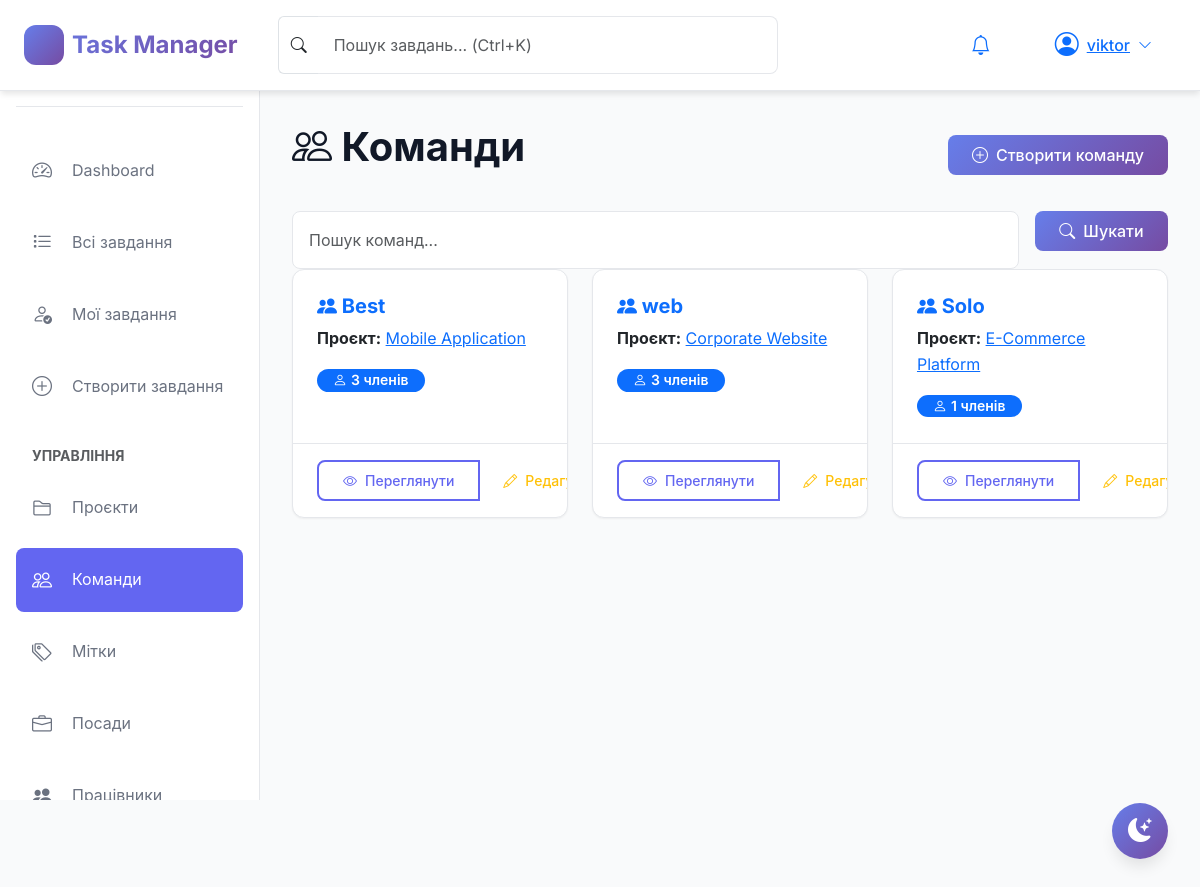
Screenshot of /teams/ (signed in) with the database file from the repository.
### tasks/models.py (models this page shows, shortened)
class Worker(AbstractUser):
    position = models.ForeignKey(
        Position,
        on_delete=models.SET_NULL,
        null=True,
        related_name='workers',
        verbose_name='Посада'
    )
    email = models.EmailField(
        unique=True,
        validators=[EmailValidator()],
        verbose_name='Email'
    )
    first_name = models.CharField(max_length=150, verbose_name='Ім\'я')
    last_name = models.CharField(max_length=150, verbose_name='Прізвище')
    class Meta:
        verbose_name = 'Працівник'
        verbose_name_plural = 'Працівники'
    def get_unread_notifications_count(self):
        return self.notifications.filter(is_read=False).count()
    def get_unread_notifications(self):
        return self.notifications.filter(is_read=False).order_by('-created_at')

class Team(models.Model):
    name = models.CharField(max_length=200, verbose_name='Назва команди')
    members = models.ManyToManyField(
        Worker,
        related_name='teams',
        verbose_name='Члени команди'
    )
    project = models.ForeignKey(
        Project,
        on_delete=models.CASCADE,
        related_name='teams',
        null=True,
        blank=True,
        verbose_name='Проєкт'
    )
    class Meta:
        verbose_name = 'Команда'
        verbose_name_plural = 'Команди'

class Project(models.Model):
    name = models.CharField(max_length=200, verbose_name='Назва проєкту')
    description = models.TextField(blank=True, verbose_name='Опис')
    created_at = models.DateTimeField(
        auto_now_add=True, verbose_name='Дата створення'
    )
    class Meta:
        verbose_name = 'Проєкт'
        verbose_name_plural = 'Проєкти'

### tasks/views.py (the view)
# urls.py: path('teams/', views.TeamListView.as_view(), name='team_list'),
class TeamListView(LoginRequiredMixin, ListView):
    model = Team
    template_name = 'tasks/team_list.html'
    context_object_name = 'teams'
    paginate_by = 10
    def get_queryset(self):
        queryset = Team.objects.all().select_related(
            'project'
        ).prefetch_related('members')
        search = self.request.GET.get('search', '')
        if search:
            queryset = queryset.filter(name__icontains=search)
        return queryset
    def get_context_data(self, **kwargs):
        context = super().get_context_data(**kwargs)
        context['search'] = self.request.GET.get('search', '')
        return context

### tasks/templates/tasks/team_list.html (shortened to what this page needs)
{% extends 'tasks/base.html' %}
{% block content %}
<div class="d-flex justify-content-between align-items-center mb-4">
    <h1><i class="bi bi-people"></i> Команди</h1>
    <a href="{% url 'team_create' %}" class="btn btn-primary">
        <i class="bi bi-plus-circle"></i> Створити команду
    </a>
</div>
<div class="filter-section">
    <form method="get" class="row g-3">
        <div class="col-md-10">
            <input type="text" name="search" class="form-control" placeholder="Пошук команд..." value="{{ search }}">
        </div>
        <div class="col-md-2">
            <button type="submit" class="btn btn-primary w-100">
                <i class="bi bi-search"></i> Шукати
            </button>
        </div>
    </form>
</div>
{% if teams %}
<div class="row">
    {% for team in teams %}
    <div class="col-md-6 col-lg-4 mb-4">
        <div class="card task-card h-100">
            <div class="card-body">
                <h5 class="card-title">
                    <a href="{% url 'team_detail' team.pk %}" class="text-decoration-none">
                        <i class="bi bi-people-fill"></i> {{ team.name }}
                    </a>
                </h5>
                {% if team.project %}
                <p class="card-text">
                    <strong>Проєкт:</strong>
                    <a href="{% url 'project_detail' team.project.pk %}">{{ team.project.name }}</a>
                </p>
                {% else %}
                <p class="card-text text-muted">Без проєкту</p>
                {% endif %}
                <div class="mt-3">
                    <span class="badge bg-primary">
                        <i class="bi bi-person"></i> {{ team.members.count }} членів
                    </span>
                </div>
            </div>
            <div class="card-footer bg-transparent">
                <div class="btn-group w-100" role="group">
                    <a href="{% url 'team_detail' team.pk %}" class="btn btn-sm btn-outline-primary">
                        <i class="bi bi-eye"></i> Переглянути
                    </a>
                    <a href="{% url 'team_edit' team.pk %}" class="btn btn-sm btn-outline-warning">
                        <i class="bi bi-pencil"></i> Редагувати
                    </a>
                </div>
            </div>
        </div>
    </div>
    {% endfor %}
</div>
{% else %}
<div class="alert alert-info">
    <i class="bi bi-info-circle"></i> Команд не знайдено.
    <a href="{% url 'team_create' %}" class="alert-link">Створити першу команду</a>
</div>
{% endif %}
{% endblock %}

### tasks/templates/tasks/base.html (shortened to what this page needs)
{% load static %}
<!DOCTYPE html>
<html lang="uk">
<head>
    <link href="https://cdn.jsdelivr.net/npm/bootstrap@5.3.2/dist/css/bootstrap.min.css" rel="stylesheet">
    <link rel="stylesheet" href="https://cdn.jsdelivr.net/npm/bootstrap-icons@1.11.1/font/bootstrap-icons.css">
    <link rel="stylesheet" href="{% static 'css/style.css' %}">
</head>
<body>
    {% if user.is_authenticated %}
    <nav class="navbar navbar-expand-lg sticky-top">
        <div class="container-fluid px-4">
            <a class="navbar-brand d-flex align-items-center gap-2" href="{% url 'dashboard' %}">
                <div class="sidebar-logo">
                    <i class="bi bi-check2-circle"></i>
                </div>
                <span class="fw-bold">Task Manager</span>
            </a>
            <div class="d-none d-md-flex flex-grow-1 mx-4">
                <div class="input-group" style="max-width: 500px;">
                    <span class="input-group-text bg-transparent border-end-0">
                        <i class="bi bi-search"></i>
                    </span>
                    <input type="text" class="form-control border-start-0" id="search-input"
                        placeholder="Пошук завдань... (Ctrl+K)">
                </div>
            </div>
            <div class="d-flex align-items-center gap-3">
                <div class="dropdown">
                    <button class="btn btn-link position-relative" data-bs-toggle="dropdown">
                        <i class="bi bi-bell fs-5"></i>
                    </button>
                </div>
                <div class="dropdown">
                    <button class="btn btn-link d-flex align-items-center gap-2" data-bs-toggle="dropdown">
                        <div class="avatar">
                            <i class="bi bi-person-circle fs-4"></i>
                        </div>
                        <span class="d-none d-md-inline">{{ user.get_full_name|default:user.username }}</span>
                        <i class="bi bi-chevron-down small"></i>
                    </button>
                </div>
            </div>
        </div>
    </nav>
    <aside class="sidebar">
        <div class="sidebar-header">
            <div class="sidebar-logo">
            </div>
            <div>
                <h5 class="mb-0">Task Manager</h5>
                <small class="text-muted">Керуйте завданнями</small>
            </div>
        </div>
        <nav class="sidebar-nav">
            <ul class="list-unstyled">
                <li class="sidebar-nav-item">
                    <a href="{% url 'dashboard' %}"
                        class="sidebar-nav-link {% if request.resolver_match.url_name == 'dashboard' %}active{% endif %}">
                        <i class="bi bi-speedometer2"></i>
                        <span>Dashboard</span>
                    </a>
                </li>
                <li class="sidebar-nav-item">
                    <a href="{% url 'task_list' %}"
                        class="sidebar-nav-link {% if request.resolver_match.url_name == 'task_list' %}active{% endif %}">
                        <i class="bi bi-list-task"></i>
                        <span>Всі завдання</span>
                    </a>
                </li>
                <li class="sidebar-nav-item">
                    <a href="{% url 'my_tasks' %}"
                        class="sidebar-nav-link {% if request.resolver_match.url_name == 'my_tasks' %}active{% endif %}">
                        <i class="bi bi-person-check"></i>
                        <span>Мої завдання</span>
                    </a>
                </li>
                <li class="sidebar-nav-item">
                    <a href="{% url 'task_create' %}"
                        class="sidebar-nav-link {% if request.resolver_match.url_name == 'task_create' %}active{% endif %}">
                        <i class="bi bi-plus-circle"></i>
                        <span>Створити завдання</span>
                    </a>
                </li>
                <li class="mt-4 mb-2 px-3">
                    <small class="text-muted text-uppercase fw-bold">Управління</small>
                </li>
                <li class="sidebar-nav-item">
                    <a href="{% url 'project_list' %}"
                        class="sidebar-nav-link {% if 'project' in request.path %}active{% endif %}">
                        <i class="bi bi-folder2"></i>
                        <span>Проєкти</span>
                    </a>
                </li>
                <li class="sidebar-nav-item">
                    <a href="{% url 'team_list' %}"
                        class="sidebar-nav-link {% if 'team' in request.path %}active{% endif %}">
                        <i class="bi bi-people"></i>
                        <span>Команди</span>
                    </a>
                </li>
                <li class="sidebar-nav-item">
                    <a href="{% url 'tag_list' %}"
                        class="sidebar-nav-link {% if 'tag' in request.path %}active{% endif %}">
                        <i class="bi bi-tags"></i>
                        <span>Мітки</span>
                    </a>
                </li>
                {% if user.is_superuser %}
                <li class="sidebar-nav-item">
                    <a href="{% url 'position_list' %}"
                        class="sidebar-nav-link {% if 'position' in request.path %}active{% endif %}">
                        <i class="bi bi-briefcase"></i>
                        <span>Посади</span>
                    </a>
                </li>
                <li class="sidebar-nav-item">
                    <a href="{% url 'worker_list' %}"
                        class="sidebar-nav-link {% if 'worker' in request.path %}active{% endif %}">
                        <i class="bi bi-people-fill"></i>
                        <span>Працівники</span>
                    </a>
                </li>
                {% endif %}
            </ul>
        </nav>
    </aside>
    <main class="main-content">
        {% block content %}{% endblock %}
    </main>
    <button class="theme-toggle" id="theme-toggle" title="Перемкнути тему">
        <i class="bi bi-moon-stars-fill"></i>
    </button>
    {% endif %}
</body>
</html>

### rows the page displays
Worker: get_full_name "viktor"
Team: name "Best", project.name "Mobile Application", members.count "3"
Team: name "web", project.name "Corporate Website", members.count "3"
Team: name "Solo", project.name "E-Commerce Platform", members.count "1"
